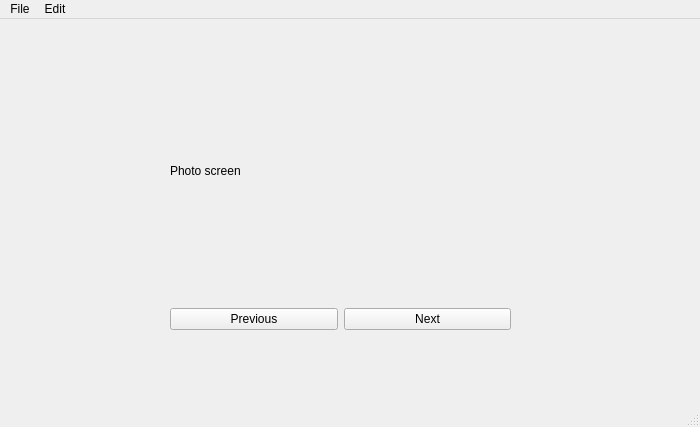
<?xml version="1.0" encoding="UTF-8"?>
<ui version="4.0">
 <class>MainWindow</class>
 <widget class="QMainWindow" name="MainWindow">
  <property name="geometry">
   <rect>
    <x>0</x>
    <y>0</y>
    <width>700</width>
    <height>427</height>
   </rect>
  </property>
  <property name="windowTitle">
   <string>MainWindow</string>
  </property>
  <widget class="QWidget" name="centralwidget">
   <widget class="QWidget" name="">
    <property name="geometry">
     <rect>
      <x>170</x>
      <y>20</y>
      <width>341</width>
      <height>291</height>
     </rect>
    </property>
    <layout class="QVBoxLayout" name="verticalLayout">
     <item>
      <widget class="QLabel" name="label">
       <property name="text">
        <string>Photo screen</string>
       </property>
      </widget>
     </item>
     <item>
      <layout class="QHBoxLayout" name="horizontalLayout_2">
       <item>
        <widget class="QPushButton" name="pushButton">
         <property name="text">
          <string>Previous</string>
         </property>
        </widget>
       </item>
       <item>
        <widget class="QPushButton" name="pushButton_2">
         <property name="text">
          <string>Next</string>
         </property>
        </widget>
       </item>
      </layout>
     </item>
    </layout>
   </widget>
  </widget>
  <widget class="QMenuBar" name="menubar">
   <property name="geometry">
    <rect>
     <x>0</x>
     <y>0</y>
     <width>700</width>
     <height>22</height>
    </rect>
   </property>
   <widget class="QMenu" name="menuFile">
    <property name="title">
     <string>File</string>
    </property>
    <addaction name="actionNew"/>
    <addaction name="actionOpen"/>
    <addaction name="actionSave"/>
    <addaction name="actionExit"/>
   </widget>
   <widget class="QMenu" name="menuEdit">
    <property name="title">
     <string>Edit</string>
    </property>
    <addaction name="actionChange_Color"/>
   </widget>
   <addaction name="menuFile"/>
   <addaction name="menuEdit"/>
  </widget>
  <widget class="QStatusBar" name="statusbar"/>
  <action name="actionNew">
   <property name="text">
    <string>New</string>
   </property>
  </action>
  <action name="actionOpen">
   <property name="text">
    <string>Open</string>
   </property>
  </action>
  <action name="actionExit">
   <property name="text">
    <string>Exit</string>
   </property>
  </action>
  <action name="actionChange_Color">
   <property name="text">
    <string>Change Color</string>
   </property>
  </action>
  <action name="actionSave">
   <property name="text">
    <string>Save</string>
   </property>
  </action>
 </widget>
 <resources/>
 <connections/>
</ui>
